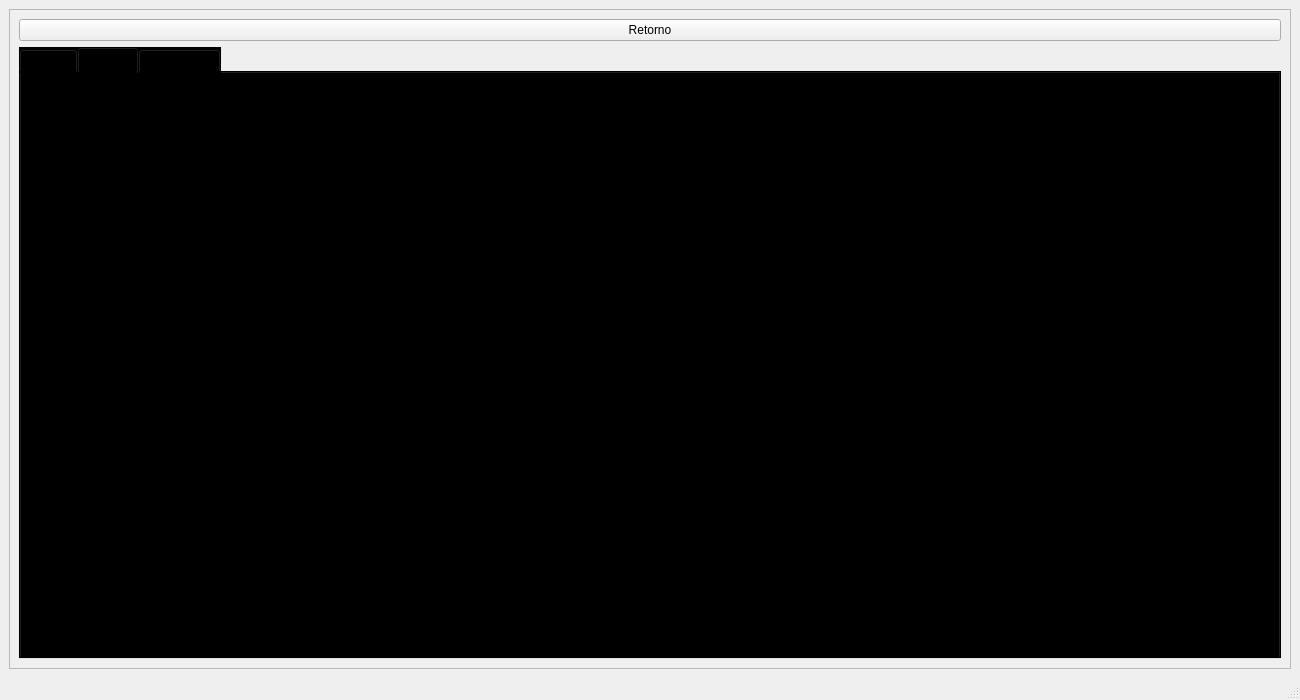
<?xml version="1.0" encoding="UTF-8"?>
<ui version="4.0">
 <class>pruebaSim_1</class>
 <widget class="QMainWindow" name="pruebaSim_1">
  <property name="geometry">
   <rect>
    <x>0</x>
    <y>0</y>
    <width>1300</width>
    <height>700</height>
   </rect>
  </property>
  <property name="windowTitle">
   <string>MainWindow</string>
  </property>
  <widget class="QWidget" name="centralwidget">
   <layout class="QVBoxLayout" name="verticalLayout">
    <item>
     <widget class="QFrame" name="frame">
      <property name="frameShape">
       <enum>QFrame::StyledPanel</enum>
      </property>
      <property name="frameShadow">
       <enum>QFrame::Raised</enum>
      </property>
      <layout class="QVBoxLayout" name="verticalLayout_2">
       <item>
        <widget class="QPushButton" name="pushButton">
         <property name="text">
          <string>Retorno</string>
         </property>
        </widget>
       </item>
       <item>
        <widget class="QTabWidget" name="tabWidget">
         <property name="styleSheet">
          <string notr="true">
background-color:bkack;
</string>
         </property>
         <property name="currentIndex">
          <number>1</number>
         </property>
         <widget class="QWidget" name="tab">
          <attribute name="title">
           <string>Teoría</string>
          </attribute>
         </widget>
         <widget class="QWidget" name="tab_1">
          <attribute name="title">
           <string>Videos</string>
          </attribute>
          <layout class="QVBoxLayout" name="verticalLayout_3">
           <property name="spacing">
            <number>0</number>
           </property>
           <property name="leftMargin">
            <number>0</number>
           </property>
           <property name="topMargin">
            <number>0</number>
           </property>
           <property name="rightMargin">
            <number>0</number>
           </property>
           <property name="bottomMargin">
            <number>0</number>
           </property>
           <item>
            <widget class="QFrame" name="frame_video">
             <property name="frameShape">
              <enum>QFrame::StyledPanel</enum>
             </property>
             <property name="frameShadow">
              <enum>QFrame::Raised</enum>
             </property>
            </widget>
           </item>
          </layout>
         </widget>
         <widget class="QWidget" name="tab_4">
          <attribute name="title">
           <string>Simulación</string>
          </attribute>
          <layout class="QVBoxLayout" name="verticalLayout_4"/>
         </widget>
        </widget>
       </item>
      </layout>
     </widget>
    </item>
   </layout>
  </widget>
  <widget class="QMenuBar" name="menubar">
   <property name="geometry">
    <rect>
     <x>0</x>
     <y>0</y>
     <width>1300</width>
     <height>22</height>
    </rect>
   </property>
  </widget>
  <widget class="QStatusBar" name="statusbar"/>
 </widget>
 <resources/>
 <connections/>
</ui>
